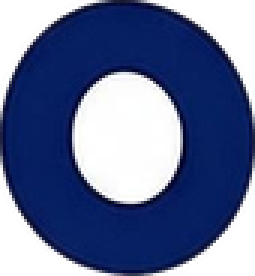
#> input picture app/src/main/assets/bubble/b0_small.png, 85 x 92 px (shown 3 times larger)
$ python pet_bbox.py ../app/src/main/assets/bubble/b0_small.png
#> lines starting #> are read from the running program, lines starting #| are printed output that depends on the picture
"""量宠物内容的实际屏幕位置（靠高饱和像素识别），用于验证"是否沿边框往下走"。

用法: python tools/pet_bbox.py <shot.png> [区域 x0 y0 x1 y1]
"""
import sys
from PIL import Image


def bbox(path, box=None):
    im = Image.open(path).convert("RGB")
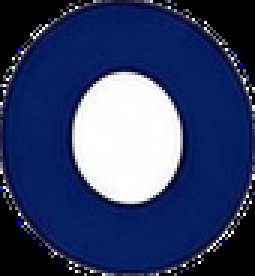
#> im: PIL image 85x92 RGB (shown 3 times larger); mean R, G, B 50.5, 63.8, 103.4
    if box:
        im = im.crop(box)
        ox, oy = box[0], box[1]
    else:
        ox, oy = 0, 0
    px = im.load()
    minx = miny = 10 ** 9
    maxx = maxy = -1
    for y in range(0, im.height, 2):
        for x in range(0, im.width, 2):
            r, g, b = px[x, y]
            if max(r, g, b) - min(r, g, b) > 45 and max(r, g, b) > 120:
                gx, gy = x + ox, y + oy
                if gx < minx:
                    minx = gx
                if gx > maxx:
                    maxx = gx
                if gy < miny:
                    miny = gy
                if gy > maxy:
                    maxy = gy
#> after the loop, maxx = 84; maxy = 90; minx = 0; miny = 12
    return (minx, miny, maxx, maxy) if maxx >= 0 else None


def main() -> None:
    path = sys.argv[1]
    box = None
    if len(sys.argv) >= 6:
        box = tuple(int(v) for v in sys.argv[2:6])
    b = bbox(path, box)
#> b = (0, 12, 84, 90)
    if b is None:
        print("no pet pixels")
    else:
        print(f"content x[{b[0]},{b[2]}] y[{b[1]},{b[3]}]  top={b[1]} bottom={b[3]} h={b[3]-b[1]+1}")
#| content x[0,84] y[12,90]  top=12 bottom=90 h=79


if __name__ == "__main__":
    main()

$ run again, on app/src/main/assets/bubble/b2_big.png
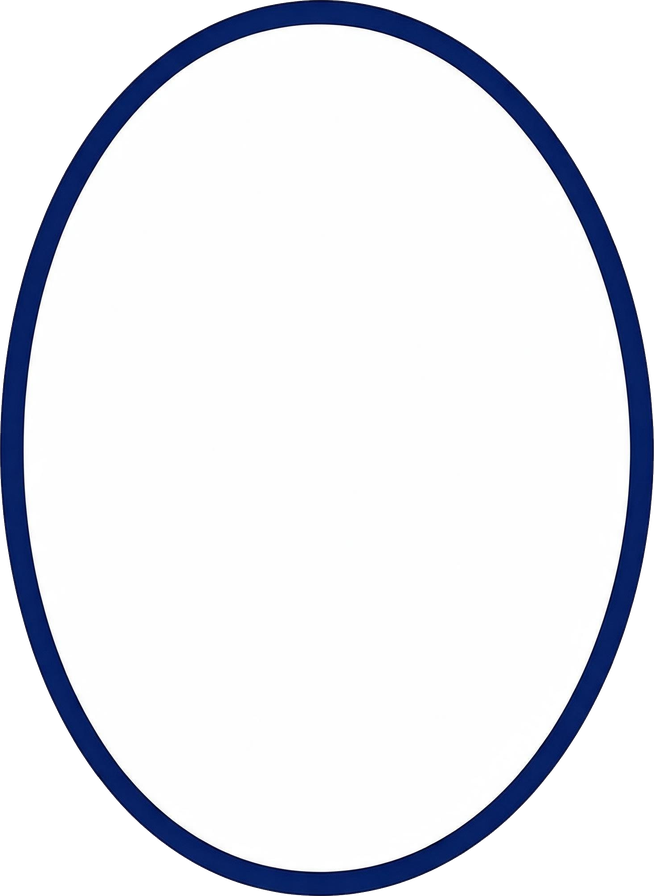
#> input picture app/src/main/assets/bubble/b2_big.png, 654 x 896 px
#> in bbox, `im = Image.open(path).convert("RGB")`:
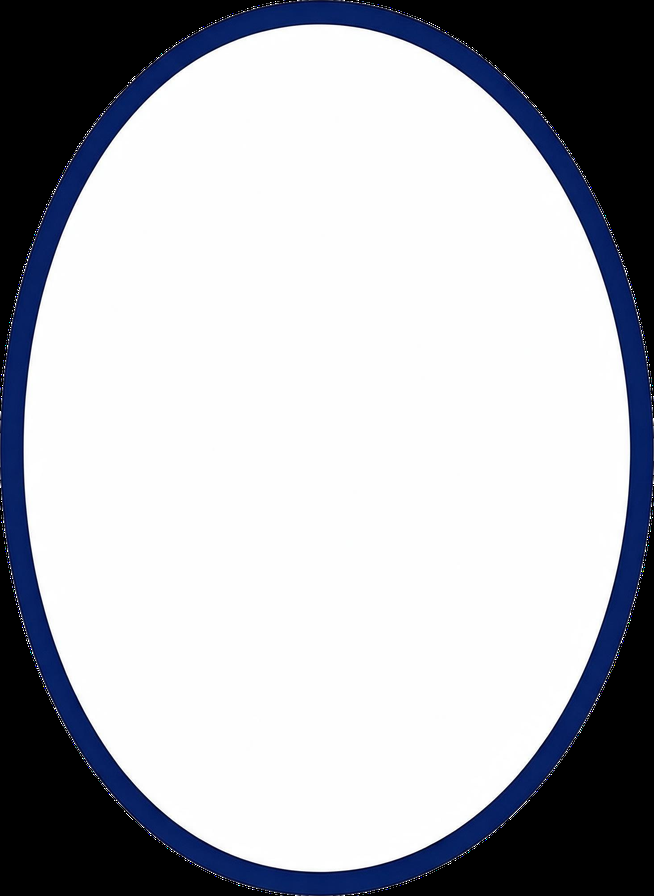
#> im: PIL image 654x896 RGB; mean R, G, B 177.1, 179.2, 185.3
#> after the loop in bbox, `for y in range(0, im.height, 2):`: maxx = 652; maxy = 890; minx = 0
#> b = (0, 0, 652, 890)
#| content x[0,652] y[0,890]  top=0 bottom=890 h=891
